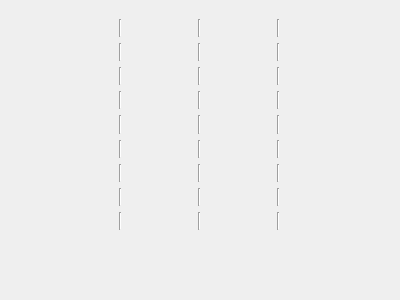
<?xml version="1.0" encoding="UTF-8"?>
<ui version="4.0">
 <class>MapWidget</class>
 <widget class="QWidget" name="MapWidget">
  <property name="geometry">
   <rect>
    <x>0</x>
    <y>0</y>
    <width>400</width>
    <height>300</height>
   </rect>
  </property>
  <property name="windowTitle">
   <string>Form</string>
  </property>
  <widget class="QWidget" name="gridLayoutWidget">
   <property name="geometry">
    <rect>
     <x>49</x>
     <y>19</y>
     <width>301</width>
     <height>211</height>
    </rect>
   </property>
   <layout class="QGridLayout" name="gridLayout">
    <item row="1" column="0">
     <layout class="QGridLayout" name="gridLayout_5">
      <item row="1" column="0">
       <widget class="Line" name="line_2">
        <property name="orientation">
         <enum>Qt::Vertical</enum>
        </property>
       </widget>
      </item>
      <item row="0" column="0">
       <widget class="Line" name="line">
        <property name="sizePolicy">
         <sizepolicy hsizetype="Fixed" vsizetype="Minimum">
          <horstretch>0</horstretch>
          <verstretch>0</verstretch>
         </sizepolicy>
        </property>
        <property name="autoFillBackground">
         <bool>false</bool>
        </property>
        <property name="orientation">
         <enum>Qt::Vertical</enum>
        </property>
       </widget>
      </item>
      <item row="2" column="0">
       <widget class="Line" name="line_3">
        <property name="orientation">
         <enum>Qt::Vertical</enum>
        </property>
       </widget>
      </item>
     </layout>
    </item>
    <item row="1" column="1">
     <layout class="QGridLayout" name="gridLayout_6">
      <item row="1" column="0">
       <widget class="Line" name="line_5">
        <property name="orientation">
         <enum>Qt::Vertical</enum>
        </property>
       </widget>
      </item>
      <item row="0" column="0">
       <widget class="Line" name="line_6">
        <property name="orientation">
         <enum>Qt::Vertical</enum>
        </property>
       </widget>
      </item>
      <item row="2" column="0">
       <widget class="Line" name="line_7">
        <property name="orientation">
         <enum>Qt::Vertical</enum>
        </property>
       </widget>
      </item>
     </layout>
    </item>
    <item row="1" column="2">
     <layout class="QGridLayout" name="gridLayout_7">
      <item row="1" column="0">
       <widget class="Line" name="line_9">
        <property name="orientation">
         <enum>Qt::Vertical</enum>
        </property>
       </widget>
      </item>
      <item row="0" column="0">
       <widget class="Line" name="line_10">
        <property name="orientation">
         <enum>Qt::Vertical</enum>
        </property>
       </widget>
      </item>
      <item row="2" column="0">
       <widget class="Line" name="line_11">
        <property name="orientation">
         <enum>Qt::Vertical</enum>
        </property>
       </widget>
      </item>
     </layout>
    </item>
    <item row="2" column="1">
     <layout class="QGridLayout" name="gridLayout_9">
      <item row="1" column="0">
       <widget class="Line" name="line_13">
        <property name="orientation">
         <enum>Qt::Vertical</enum>
        </property>
       </widget>
      </item>
      <item row="2" column="0">
       <widget class="Line" name="line_15">
        <property name="orientation">
         <enum>Qt::Vertical</enum>
        </property>
       </widget>
      </item>
      <item row="0" column="0">
       <widget class="Line" name="line_14">
        <property name="orientation">
         <enum>Qt::Vertical</enum>
        </property>
       </widget>
      </item>
     </layout>
    </item>
    <item row="2" column="2">
     <layout class="QGridLayout" name="gridLayout_10">
      <item row="1" column="0">
       <widget class="Line" name="line_17">
        <property name="orientation">
         <enum>Qt::Vertical</enum>
        </property>
       </widget>
      </item>
      <item row="0" column="0">
       <widget class="Line" name="line_18">
        <property name="orientation">
         <enum>Qt::Vertical</enum>
        </property>
       </widget>
      </item>
      <item row="2" column="0">
       <widget class="Line" name="line_19">
        <property name="orientation">
         <enum>Qt::Vertical</enum>
        </property>
       </widget>
      </item>
     </layout>
    </item>
    <item row="2" column="0">
     <layout class="QGridLayout" name="gridLayout_8">
      <item row="1" column="0">
       <widget class="Line" name="line_21">
        <property name="orientation">
         <enum>Qt::Vertical</enum>
        </property>
       </widget>
      </item>
      <item row="2" column="0">
       <widget class="Line" name="line_23">
        <property name="orientation">
         <enum>Qt::Vertical</enum>
        </property>
       </widget>
      </item>
      <item row="0" column="0">
       <widget class="Line" name="line_22">
        <property name="orientation">
         <enum>Qt::Vertical</enum>
        </property>
       </widget>
      </item>
     </layout>
    </item>
    <item row="0" column="0">
     <layout class="QGridLayout" name="gridLayout_11">
      <item row="1" column="0">
       <widget class="Line" name="line_25">
        <property name="orientation">
         <enum>Qt::Vertical</enum>
        </property>
       </widget>
      </item>
      <item row="2" column="0">
       <widget class="Line" name="line_27">
        <property name="orientation">
         <enum>Qt::Vertical</enum>
        </property>
       </widget>
      </item>
      <item row="0" column="0">
       <widget class="Line" name="line_26">
        <property name="orientation">
         <enum>Qt::Vertical</enum>
        </property>
       </widget>
      </item>
     </layout>
    </item>
    <item row="0" column="1">
     <layout class="QGridLayout" name="gridLayout_12">
      <item row="2" column="0">
       <widget class="Line" name="line_31">
        <property name="orientation">
         <enum>Qt::Vertical</enum>
        </property>
       </widget>
      </item>
      <item row="1" column="0">
       <widget class="Line" name="line_29">
        <property name="orientation">
         <enum>Qt::Vertical</enum>
        </property>
       </widget>
      </item>
      <item row="0" column="0">
       <widget class="Line" name="line_30">
        <property name="orientation">
         <enum>Qt::Vertical</enum>
        </property>
       </widget>
      </item>
     </layout>
    </item>
    <item row="0" column="2">
     <layout class="QGridLayout" name="gridLayout_13">
      <item row="0" column="0">
       <widget class="Line" name="line_34">
        <property name="orientation">
         <enum>Qt::Vertical</enum>
        </property>
       </widget>
      </item>
      <item row="1" column="0">
       <widget class="Line" name="line_33">
        <property name="orientation">
         <enum>Qt::Vertical</enum>
        </property>
       </widget>
      </item>
      <item row="2" column="0">
       <widget class="Line" name="line_35">
        <property name="orientation">
         <enum>Qt::Vertical</enum>
        </property>
       </widget>
      </item>
     </layout>
    </item>
   </layout>
  </widget>
 </widget>
 <resources/>
 <connections/>
</ui>
